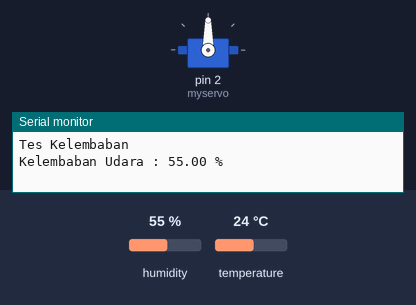
The sketch below on a simulated Arduino Uno, built with avr-gcc and run on an emulated ATmega328P. Parts: servo, the last lines printed to the serial monitor. Inputs (shaded band) come from the test bench; at power-on: humidity 55 %, temperature 24 °C.

Above: at 2.7 s.
2.8 s: humidity set to 51 %
At 3.78 s:
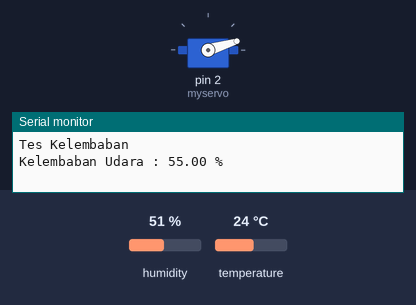
7.5 s: humidity set to 48 %
10.8 s: humidity set to 68 %
At 12.32 s:
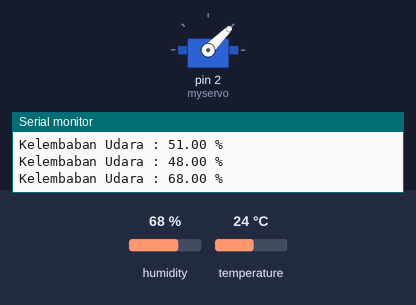
Timing chart, 0 to 22.1 s (numbered marks = the images above; inputs shaded):
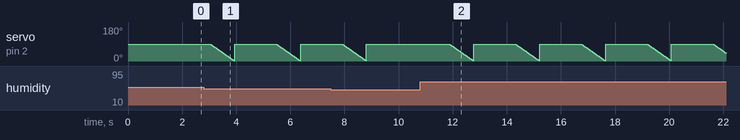

The sketch:

Servo_dan_Kelembaban.ino
```cpp
#include <dht.h>
#define sensor A0
dht DHT;

#include <Servo.h> // menyertakan library servo ke dalam program
Servo myservo;     // variable untuk menyimpan posisi data
int pos = 00;

void setup(){
 Serial.begin(9600);
 delay(500);
 Serial.println("Tes Kelembaban");
 delay(1000);

 myservo.attach(2); //sinyal data kabel motor servo dikonekan di pin 2 Arduino
}

void loop(){
 delay(1000);
 DHT.read11(sensor);
 Serial.println("");
 Serial.print("Kelembaban Udara : ");
 Serial.print(DHT.humidity);
 Serial.println(" %");
 delay(500);

 if(DHT.humidity >= 50){
  for(pos = 90; pos>=1; pos-=1)  //fungsi perulangan yang akan dijadikan PWM dengan penurunan 1
  {
    myservo.write(pos);
    delay(10);
  }
  for(pos = 00; pos <= 90; pos += 1)  //fungsi perulangan yang akan dijadikan PWM dengan kenaikan 1
  {
    myservo.write(pos); //prosedur penulisan data PWM ke motor servo
  }
 }
}
```

Measured:
- after the input at 10.8 s, servo on pin 2 (myservo): ramps from 90° to 1° and jumps back, once every 2.4 s
- by itself, servo on pin 2 (myservo): ramps from 90° to 1° and jumps back, once every 2.4 s
